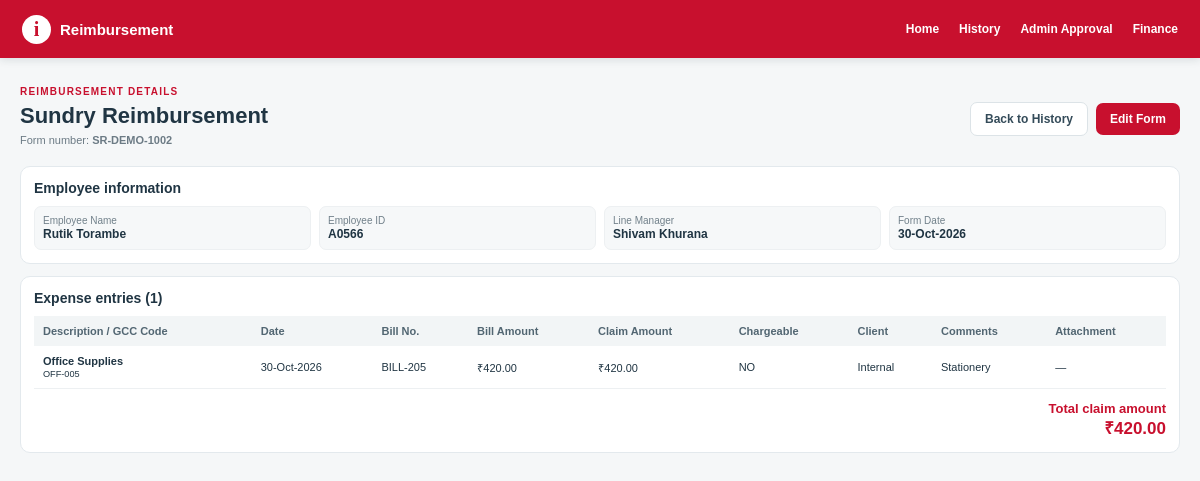
The page /reimbursement/SR-DEMO-1002/view on the database as committed earlier.
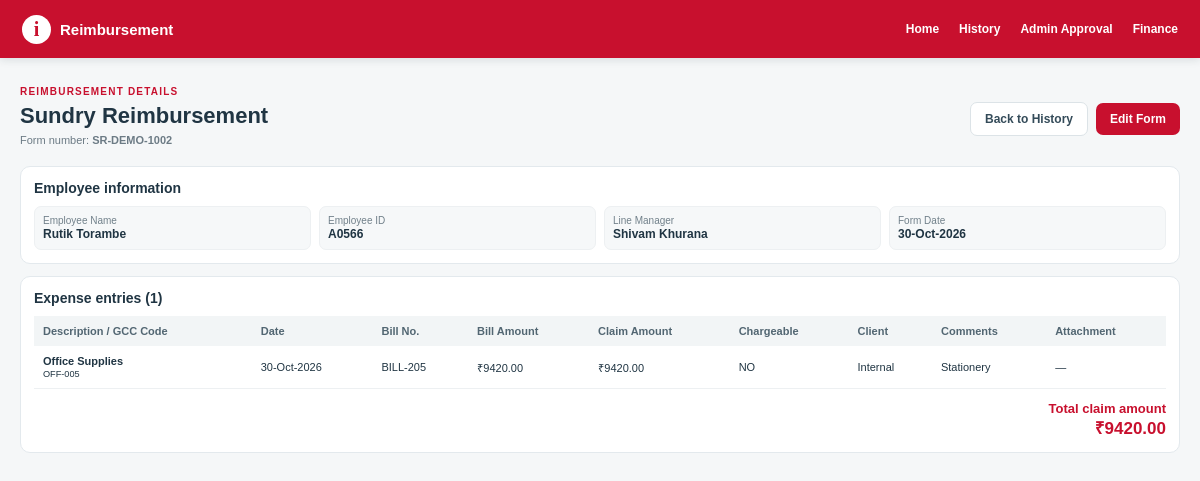
The same page on the database as committed later.
### app.py (models this page shows, shortened)
class ExpenseSundry(db.Model):
    __tablename__ = "ExpenseSundry"
    FormNo = db.Column(db.String(255), primary_key=True)
    Item = db.Column(db.Integer, primary_key=True)
    FormDate = db.Column(db.Float)
    EmpID = db.Column(db.String(255))
    EName = db.Column(db.String(255))
    Manager = db.Column(db.String(255))
    TeamName = db.Column(db.String(255), nullable=True)
    Description = db.Column(db.String(255))
    GCCExpCode = db.Column(db.String(255))
    ExpenseDate = db.Column(db.Float)
    BillNo = db.Column(db.String(255))
    BillAmount = db.Column(db.Float, default=0)
    ClaimAmount = db.Column(db.Float, default=0)
    Chargeable = db.Column(db.String(20), default="NO")
    ClientName = db.Column(db.String(255))
    Comments = db.Column(db.String(1000))
    Status = db.Column(db.String(100), default="Submitted")
    DocumentID = db.Column(db.String(1000))
    FormPDFPath = db.Column(db.String(1000), nullable=True)
    AttachmentCheck = db.Column(db.String(50))
    ManagerApproval = db.Column(db.String(50), nullable=True, default="Pending", server_default=db.text("'Pending'"))
    HRApproval = db.Column(db.String(50), nullable=True, default="Pending", server_default=db.text("'Pending'"))
    SignatoryApproval = db.Column(db.String(50), nullable=True, default="Pending", server_default=db.text("'Pending'"))
    TeamHeadApproval = db.Column(db.String(50), nullable=True, default="Pending", server_default=db.text("'Pending'"))
    AdminApproval = db.Column(db.String(50), nullable=True, default="Pending", server_default=db.text("'Pending'"))
    ManagerApprovalBy = db.Column(db.String(255), nullable=True)
    HRApprovalBy = db.Column(db.String(255), nullable=True)
    SignatoryApprovalBy = db.Column(db.String(255), nullable=True)
    TeamHeadApprovalBy = db.Column(db.String(255), nullable=True)
    AdminApprovalBy = db.Column(db.String(255), nullable=True)
    FormReviewComments = db.Column(db.String(1000), nullable=True)
    ManagerApprovalDate = db.Column(db.Float, nullable=True)
    HRApprovalDate = db.Column(db.Float, nullable=True)
    SignatoryApprovalDate = db.Column(db.Float, nullable=True)
    TeamHeadApprovalDate = db.Column(db.Float, nullable=True)
    AdminApprovalDate = db.Column(db.Float, nullable=True)

### app.py (the view, shortened to what this page needs)
@app.route("/reimbursement/<form_no>/<action>", methods=["GET", "POST"])
def form_action(form_no, action):
    if action not in {"view", "edit", "delete"}:
        abort(404)
    rows = all_rows(form_no)
    if not rows:
        abort(404)
    if action == "view":
        return page("View Form", "view.html", form_no=form_no, rows=rows)

### app.py (called while the page is built)
def excel_serial_to_datetime(value):
    if value is None or str(value).strip() == "":
        return None
    if isinstance(value, datetime):
        return value
    text_value = str(value).strip()
    try:
        return EXCEL_EPOCH + timedelta(days=float(text_value))
    except (ValueError, TypeError, OverflowError):
        try:
            return datetime.strptime(text_value[:10], "%Y-%m-%d")
        except ValueError:
            return None

def excel_serial_to_display(value):
    parsed = excel_serial_to_datetime(value)
    return parsed.strftime("%d-%b-%Y") if parsed else ""

@app.template_filter("excel_date")
def excel_date_filter(value):
    return excel_serial_to_display(value)

def all_rows(form_no):
    return ExpenseSundry.query.filter_by(FormNo=form_no).order_by(ExpenseSundry.Item.asc()).all()

def page(title, template, **context):
    return render_template(template, title=title, **context)

### templates/view.html (shortened to what this page needs)
{% extends "base.html" %}
{% block content %}
<div class="view-head"><div><p class="eyebrow">REIMBURSEMENT DETAILS</p><h1>Sundry Reimbursement</h1><p class="view-sub">Form number: <strong>{{ form_no }}</strong></p></div><div class="actions"><a class="btn btn-light" href="{{ url_for('history') }}">Back to History</a><a class="btn btn-red" href="{{ url_for('form_action',form_no=form_no,action='edit') }}">Edit Form</a></div></div>
<section class="view-panel"><h2>Employee information</h2><div class="view-meta">
<div class="meta-item"><small>Employee Name</small><strong>{{ rows[0].EName or '—' }}</strong></div><div class="meta-item"><small>Employee ID</small><strong>{{ rows[0].EmpID or '—' }}</strong></div><div class="meta-item"><small>Line Manager</small><strong>{{ rows[0].Manager or '—' }}</strong></div><div class="meta-item"><small>Form Date</small><strong>{{ rows[0].FormDate|excel_date or '—' }}</strong></div>
</div></section>
<section class="view-panel"><h2>Expense entries ({{ rows|length }})</h2><div class="view-table-wrap"><table class="view-table"><thead><tr><th>Description / GCC Code</th><th>Date</th><th>Bill No.</th><th>Bill Amount</th><th>Claim Amount</th><th>Chargeable</th><th>Client</th><th>Comments</th><th>Attachment</th></tr></thead><tbody>
{% for r in rows %}<tr><td><strong>{{ r.Description or '—' }}</strong><br><small>{{ r.GCCExpCode or '—' }}</small></td><td>{{ r.ExpenseDate|excel_date or '—' }}</td><td>{{ r.BillNo or '—' }}</td><td>₹{{ '%.2f'|format(r.BillAmount or 0) }}</td><td>₹{{ '%.2f'|format(r.ClaimAmount or 0) }}</td><td>{{ r.Chargeable or 'NO' }}</td><td>{{ r.ClientName or '—' }}</td><td>{{ r.Comments or '—' }}</td><td>{% if r.DocumentID %}<a href="{{ url_for('download_pdf',form_no=form_no,item=r.Item) }}">Download PDF</a>{% else %}—{% endif %}</td></tr>{% endfor %}
</tbody></table></div><div class="view-total">Total claim amount<br><strong>₹{{ '%.2f'|format(rows|sum(attribute='ClaimAmount')) }}</strong></div></section>
{% endblock %}

Rows that differ between the two databases and show on the page:
changed ExpenseSundry "Office Supplies": BillAmount "420.00" → "9420.00"; ClaimAmount "420.00" → "9420.00"
Other text that changed with them:
{{ '%.2f'|format(rows|sum(attribute='ClaimAmount')) }}: "420.00" → "9420.00"
